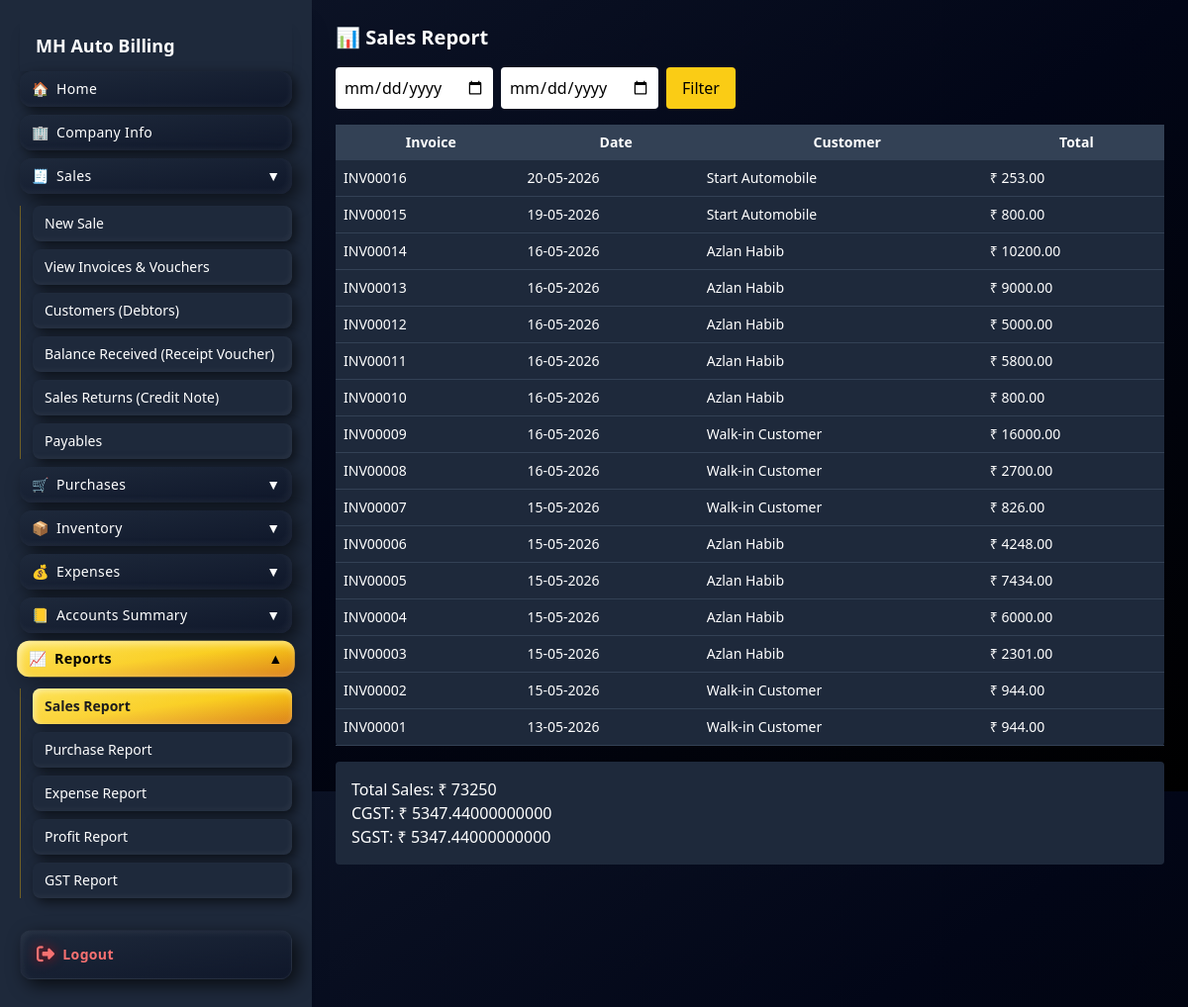
The app's page /reports/sales/ (signed in) with its own data.
### apps/core/models.py (models this page shows, shortened)
class Bill(models.Model):
    PAYMENT_CHOICES = (
        ("cash", "Cash"),
        ("bank", "Bank"),
        ("credit", "Credit"),
    )
    invoice_no = models.CharField(
        max_length=20,
        unique=True,
        blank=True
    )
    customer = models.ForeignKey(
        Customer,
        on_delete=models.CASCADE
    )
    created_by = models.ForeignKey(
        User,
        on_delete=models.SET_NULL,
        null=True
    )
    payment_mode = models.CharField(
        max_length=20,
        choices=PAYMENT_CHOICES,
        default="cash"
    )
    date = models.DateTimeField(auto_now_add=True)
    subtotal = models.DecimalField(
        max_digits=12,
        decimal_places=2,
        default=0
    )
    cgst = models.DecimalField(
        max_digits=12,
        decimal_places=2,
        default=0
    )
    sgst = models.DecimalField(
        max_digits=12,
        decimal_places=2,
        default=0
    )
    discount = models.DecimalField(
        max_digits=12,
        decimal_places=2,
        default=0
    )
    roundoff = models.DecimalField(
        max_digits=12,
        decimal_places=2,
        default=0
    )
    total = models.DecimalField(
        max_digits=12,
        decimal_places=2,
        default=0
    )
    STATUS_CHOICES = (
        ("active", "Active"),
        ("returned", "Returned"),
        ("cancelled", "Cancelled"),
        ("CASH", "Cash"),
        ("BANK", "Bank"),
        ("CREDIT", "Credit"),
        ("PARTIAL", "Partial"),
        ("PAID", "Paid"),
    )
    status = models.CharField(
        max_length=20,
        choices=STATUS_CHOICES,
        default="active"
    )

class Customer(models.Model):
    name = models.CharField(max_length=200)
    phone = models.CharField(max_length=20, blank=True, null=True)
    address = models.TextField(blank=True, null=True)
    gst = models.CharField(max_length=20, blank=True, null=True)
    balance = models.DecimalField(max_digits=12, decimal_places=2, default=0)

### apps/core/views.py (the view)
# urls.py: path("reports/sales/", core_views.sales_report),
@login_required
def sales_report(request):
    from datetime import date
    start_date = request.GET.get("start")
    end_date = request.GET.get("end")
    sales = Bill.objects.all().order_by("-date")
    if start_date and end_date:
        sales = sales.filter(date__date__range=[start_date, end_date])
    total = sales.aggregate(total=Sum("total"))["total"] or 0
    total_gst = sales.aggregate(
        cgst=Sum("cgst"),
        sgst=Sum("sgst")
    )
    return render(request, "dashboard/reports/sales.html", {
        "sales": sales,
        "total": total,
        "cgst": total_gst["cgst"] or 0,
        "sgst": total_gst["sgst"] or 0,
    })

### templates/dashboard/reports/sales.html
{% extends "base.html" %}
{% block content %}
<h2 class="text-xl font-bold mb-4">📊 Sales Report</h2>
<form method="get" class="mb-4 flex gap-2">
    <input type="date" name="start" class="text-black p-2 rounded">
    <input type="date" name="end" class="text-black p-2 rounded">
    <button class="bg-yellow-400 text-black px-4 py-2 rounded">Filter</button>
</form>
<table class="w-full text-sm bg-slate-800 rounded">
    <tr class="bg-slate-700">
        <th class="p-2">Invoice</th>
        <th>Date</th>
        <th>Customer</th>
        <th>Total</th>
    </tr>
    {% for s in sales %}
    <tr class="border-b border-slate-700">
        <td class="p-2">{{ s.invoice_no }}</td>
        <td>{{ s.date|date:"d-m-Y" }}</td>
        <td>{{ s.customer.name }}</td>
        <td>₹ {{ s.total }}</td>
    </tr>
    {% endfor %}
</table>
<div class="mt-4 bg-slate-800 p-4 rounded">
    <p>Total Sales: ₹ {{ total }}</p>
    <p>CGST: ₹ {{ cgst }}</p>
    <p>SGST: ₹ {{ sgst }}</p>
</div>
{% endblock %}

### templates/base.html (style rules this page uses)
body { padding-bottom:120px; overflow-y: auto; }

### records on screen
Bill: invoice_no "INV00016", date "20-05-2026", customer.name "Start Automobile", total "253.00"
Bill: invoice_no "INV00015", date "19-05-2026", customer.name "Start Automobile", total "800.00"
Bill: invoice_no "INV00014", date "16-05-2026", customer.name "Azlan Habib", total "10200.00"
Bill: invoice_no "INV00013", date "16-05-2026", customer.name "Azlan Habib", total "9000.00"
Bill: invoice_no "INV00012", date "16-05-2026", customer.name "Azlan Habib", total "5000.00"
Bill: invoice_no "INV00011", date "16-05-2026", customer.name "Azlan Habib", total "5800.00"
Bill: invoice_no "INV00010", date "16-05-2026", customer.name "Azlan Habib", total "800.00"
Bill: invoice_no "INV00009", date "16-05-2026", customer.name "Walk-in Customer", total "16000.00"
Bill: invoice_no "INV00008", date "16-05-2026", customer.name "Walk-in Customer", total "2700.00"
Bill: invoice_no "INV00007", date "15-05-2026", customer.name "Walk-in Customer", total "826.00"
Bill: invoice_no "INV00006", date "15-05-2026", customer.name "Azlan Habib", total "4248.00"
Bill: invoice_no "INV00005", date "15-05-2026", customer.name "Azlan Habib", total "7434.00"
Bill: invoice_no "INV00004", date "15-05-2026", customer.name "Azlan Habib", total "6000.00"
Bill: invoice_no "INV00003", date "15-05-2026", customer.name "Azlan Habib", total "2301.00"
Bill: invoice_no "INV00002", date "15-05-2026", customer.name "Walk-in Customer", total "944.00"
Bill: invoice_no "INV00001", date "13-05-2026", customer.name "Walk-in Customer", total "944.00"

### other values on screen
{{ total }} "73250"
{{ cgst }} "5347.44000000000"
{{ sgst }} "5347.44000000000"
